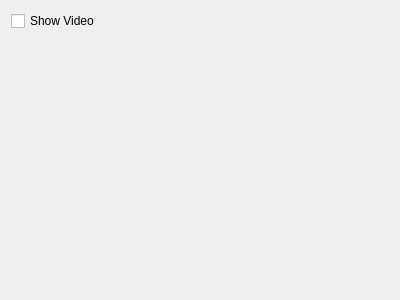
<?xml version="1.0" encoding="UTF-8"?>
<ui version="4.0">
 <class>AbstractSettingsWidget</class>
 <widget class="QWidget" name="AbstractSettingsWidget">
  <property name="geometry">
   <rect>
    <x>0</x>
    <y>0</y>
    <width>400</width>
    <height>300</height>
   </rect>
  </property>
  <property name="sizePolicy">
   <sizepolicy hsizetype="Minimum" vsizetype="Minimum">
    <horstretch>0</horstretch>
    <verstretch>0</verstretch>
   </sizepolicy>
  </property>
  <property name="windowTitle">
   <string>Form</string>
  </property>
  <layout class="QVBoxLayout" name="verticalLayout">
   <item>
    <widget class="QCheckBox" name="videoCheckBox">
     <property name="text">
      <string>Show Video</string>
     </property>
    </widget>
   </item>
   <item>
    <widget class="QWidget" name="settingsWidget" native="true"/>
   </item>
  </layout>
 </widget>
 <resources/>
 <connections/>
</ui>
